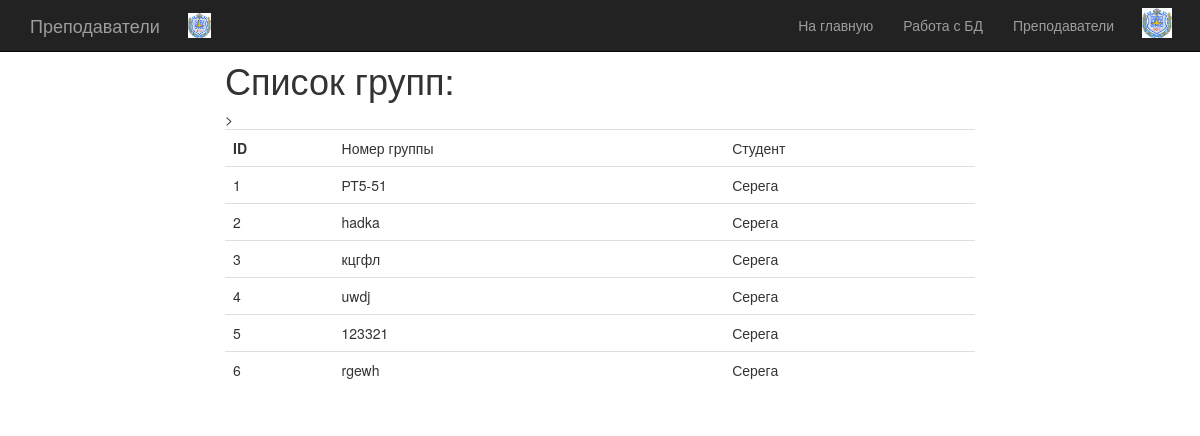
The app's page /groups/ with its own data.
### my_app/models.py (models this page shows, shortened)
class groups(models.Model):
    id_groups = models.AutoField(primary_key=True)
    group_number = models.CharField(max_length=45, verbose_name='Номер группы')
    stud = models.ForeignKey(students, on_delete=models.CASCADE, verbose_name='Студент')
    class Meta:
        verbose_name_plural = "Группы"
        verbose_name = "Группа"

class students(models.Model):
    id_students = models.AutoField(primary_key=True)
    student_fio = models.CharField(max_length=100, blank=False, null=False, verbose_name='ФИО Студента')
    group_number = models.CharField(max_length=100, verbose_name='Номер группы')
    def __str__(self):
        return '%s' % (self.student_fio)
    class Meta:
        verbose_name_plural = "Студенты"
        verbose_name = "Студент"

### my_app/views.py (the view)
# urls.py: url(r'^groups/', Groups.as_view(), name='groups_url'),
class Groups(ListView):
    model = groups
    template_name = 'groups.html'

### templates/groups.html
{% extends 'base.html' %}
{% block body1 %}
    <div id="header1">
        <div class="container">
            <div class="row centered">
                <div class="col-lg-8 col-lg-offset-2">
                    <h1><br>Список групп:<br></h1>
                <table class="table table-hover table-inverse">
                <tr>
                    <th>ID</th>>
                    <td>Номер группы</td>
                    <td>Студент</td>
                </tr>
                {% for groups in object_list %}
                    <tr>
                        <td>{{ groups.id_groups }}</td>
                        <td>{{ groups.group_number }}</td>
                        <td> {{groups.stud}} </td>
                    </tr>
                {% endfor %}
                </table>
                </div>
            </div>
        </div>
    </div>
{% endblock %}

### templates/base.html (shortened to what this page needs)
<!DOCTYPE html>
<html lang="en">
<head>
    {% load static %}
    <link rel="stylesheet" href="{% static 'Bootstrap/css/bootstrap.css' %}">
    <link rel="stylesheet" href="{% static 'Bootstrap/css/font-awesome.min.css' %}">
    <link rel="stylesheet" href="{% static 'Bootstrap/css/main.css' %}">
    <link rel="stylesheet" href="{% static 'Bootstrap/js/bootstrap.min.js' %}">
</head>
<body>
    <div class="navbar navbar-inverse navbar-fixed-top">
        <div class="container">
            <div class="navbar-header">
                <p1><img src="{% static "images/bmstu.png" %}" width="23" height="25" style="margin: 13px"/></p1>
                <a class="navbar-brand" href="#">Преподаватели</a>
            </div>
            <div class="navbar-collapse collapse">
                <ul class="nav navbar-nav navbar-right">
                    <li><a href="{% url 'main_url' %}">На главную </a></li>
                    <li><a href="{% url 'courses_url' %}">Работа с БД </a></li>
                    <li><a href="{% url 'db_url' %}">Преподаватели</a></li>
                     <li>
                        <div class="dropdown">
                            <button class="dropdown-toggle" data-toggle="dropdown">
                                <img src="{% static "images/bmstu.png" %}" width="30" height="30" alt=""/>
                            </button>
                        </div>
                    </li>
                </ul>
            </div>
        </div>
    </div>
    {% block body1 %}{% endblock %}
</body>
</html>

### records on screen
groups: id_groups "1", group_number "РТ5-51", stud "Серега"
groups: id_groups "2", group_number "hadka", stud "Серега"
groups: id_groups "3", group_number "кцгфл", stud "Серега"
groups: id_groups "4", group_number "uwdj", stud "Серега"
groups: id_groups "5", group_number "123321", stud "Серега"
groups: id_groups "6", group_number "rgewh", stud "Серега"
